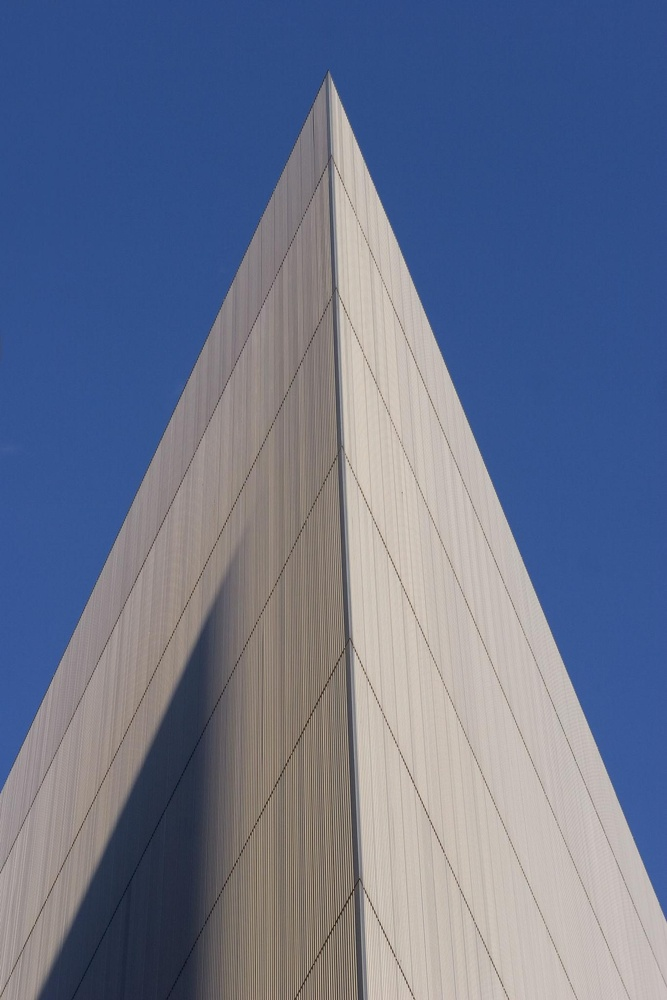
#> input picture exp_16/image.jpg, 667 x 1000 px, shrunk from 1365 x 2048 before the run
$ python code.py   (older library calls are emulated)
#> lines starting #> are read from the running program, lines starting #| are printed output that depends on the picture
# Your Python code goes here
import cv2
import matplotlib.pyplot as plt

img = cv2.imread('image.jpg', 0)
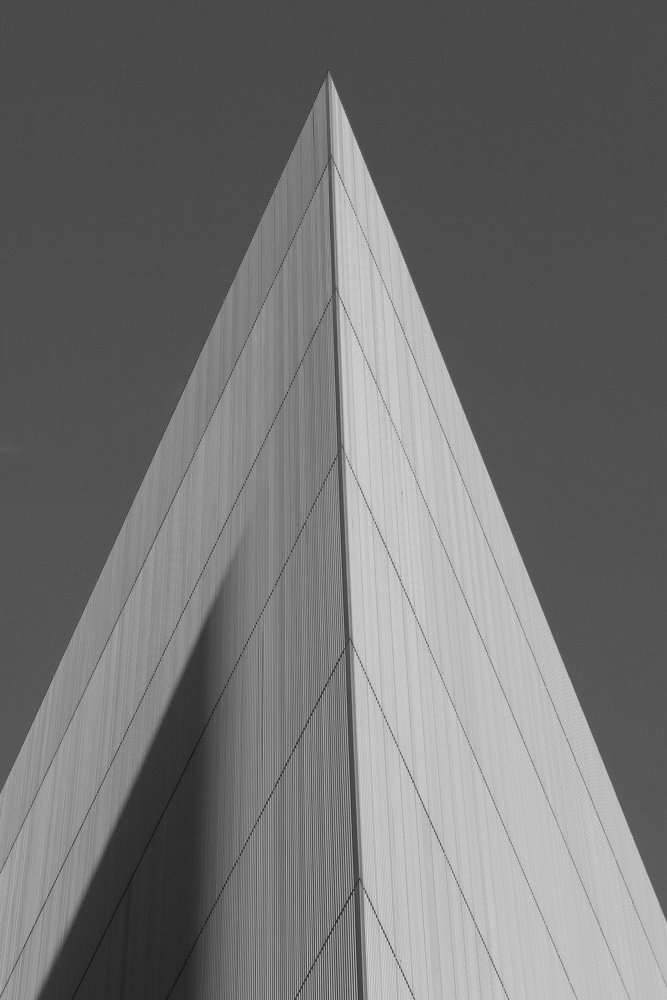
#> img: shape (1000, 667); min 8, max 215, mean 115.1

sobelx = cv2.Sobel(img, cv2.CV_64F, 1, 0, ksize=3)
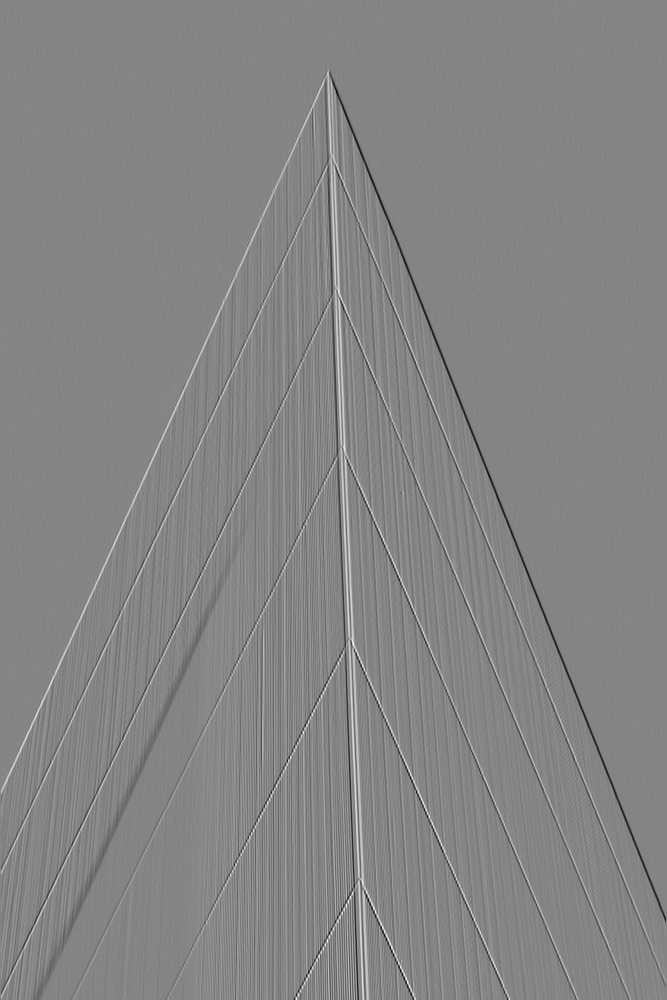
#> sobelx: shape (1000, 667) float64; min -509, max 468, mean -0.1; drawn with min black and max white
sobely = cv2.Sobel(img, cv2.CV_64F, 0, 1, ksize=3)
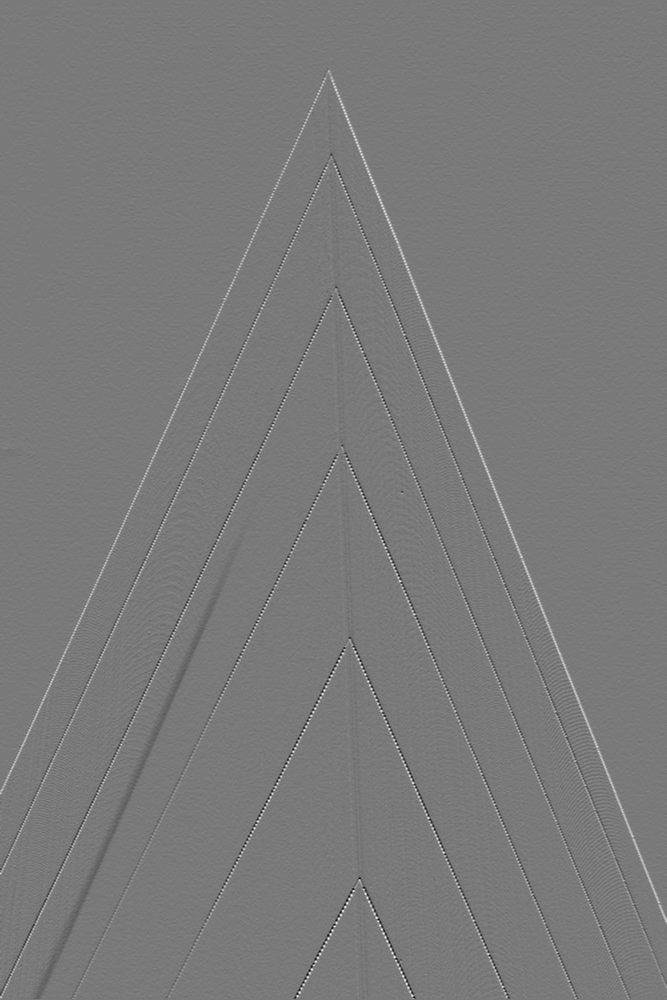
#> sobely: shape (1000, 667) float64; min -246, max 270, mean 0.5; drawn with min black and max white

plt.figure(figsize=(10,4))

plt.subplot(1,3,1)
plt.imshow(img, cmap='gray')
plt.title("Original")
plt.axis('off')

plt.subplot(1,3,2)
plt.imshow(sobelx, cmap='gray')
plt.title("Sobel X")
plt.axis('off')

plt.subplot(1,3,3)
plt.imshow(sobely, cmap='gray')
plt.title("Sobel Y")
plt.axis('off')

plt.show()
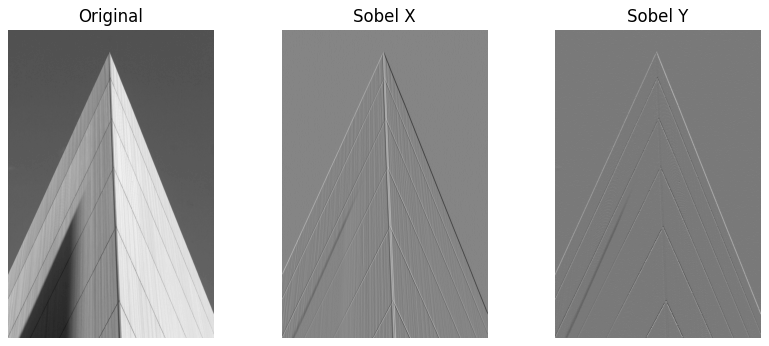
#> figure drawn by matplotlib, 3 panels
